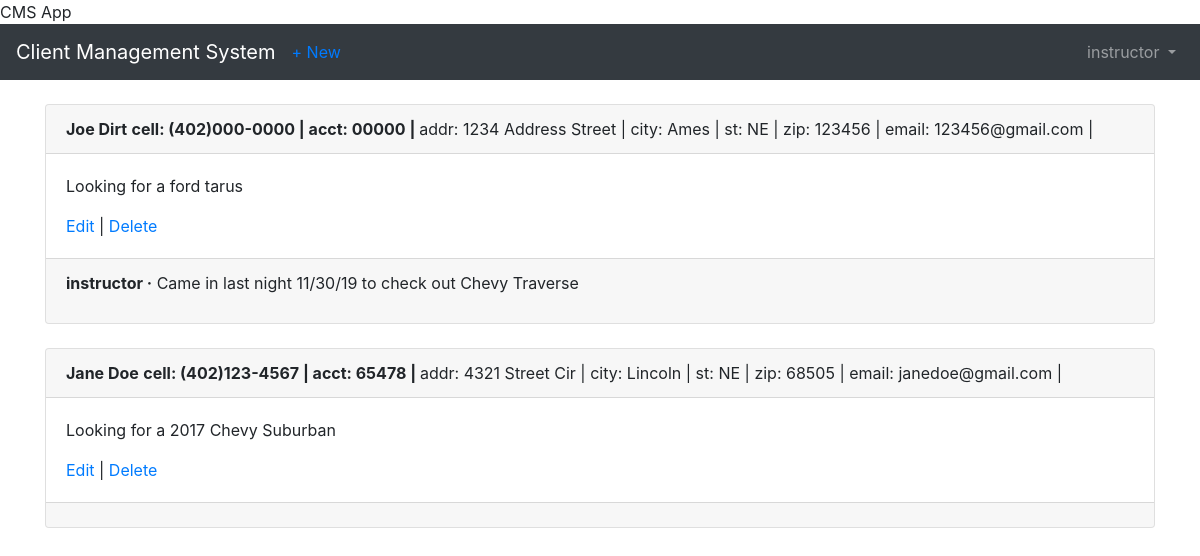
Page /clients/ (signed in) on the committed database.
### users/models.py (models this page shows)
class CustomUser(AbstractUser):
    department = models.CharField(max_length=50, default=' ', null=True, blank=True)
    employee_cell_phone = models.CharField (max_length=50, default=' ', null=True, blank=True)

### clients/models.py (models this page shows, shortened)
class Client(models.Model):
    name = models.CharField(max_length=50,blank=False, null=False, default=' ')
    address = models.CharField(max_length=50, blank=True, null=True,default=' ')
    city = models.CharField(max_length=50, default=' ')
    state = models.CharField(max_length=50, default='NE')
    zipcode = models.CharField(max_length=10, default='00000')
    email = models.EmailField(max_length=100, default=' ')
    cell_phone = models.CharField(max_length=50,default='(402)000-0000')
    acct_number = models.CharField(max_length=50,blank=True, null=True, default='00000')
    notes = models.TextField()
    date = models.DateTimeField(auto_now_add=True)
    author = models.ForeignKey(
        get_user_model(),
        on_delete=models.CASCADE,
    )

class Comment(models.Model):
    client = models.ForeignKey(
        Client,
        on_delete=models.CASCADE,
        related_name='comments',
    )
    comment = models.CharField(max_length=140)
    author = models.ForeignKey(
        get_user_model(),
        on_delete=models.CASCADE,
    )
    def __str__(self):
        return self.comment

### clients/views.py (the view)
# urls.py: path('', views.ClientListView.as_view(), name='client_list'),
class ClientListView(LoginRequiredMixin,ListView):
    model = Client
    template_name = 'client_list.html'

### templates/client_list.html (shortened to what this page needs)
{% extends 'base.html' %}
{% block content %}
  {% for client in object_list %}
    <div class="card">
      <div class="card-header">
        <span class="font-weight-bold">{{ client.name }}</span>
        <span class="font-weight-bold">cell: {{ client.cell_phone }} | </span>
        <span class="font-weight-bold">acct: {{ client.acct_number }} | </span>
        <span class="font-muted">addr: {{ client.address }} | </span>
<span class="font-muted-">city: {{ client.city }} | </span>
        <span class="font-muted">st: {{ client.state }} | </span>
        <span class="font-muted">zip: {{ client.zipcode }} | </span>
        <span class="font-muted">email: {{ client.email }} | </span>
      </div>
      <div class="card-body">
        <p>{{client.notes}}</p>
        <a href="{% url 'client_edit' client.pk %}">Edit</a> |
        <a href="{% url 'client_delete' client.pk %}">Delete</a>
      </div>
      <div class="card-footer">
        {% for comment in client.comments.all %}
          <p>
            <span class="font-weight-bold">{{ comment.author }} &middot;</span>
            {{ comment }}
          </p>
        {% endfor %}
      </div>
    </div>
    <br />
  {% endfor %}
{% endblock content %}

### templates/base.html (shortened to what this page needs)
<!doctype html>
<html lang="en">
  <head>
    <link rel="stylesheet" href="https://stackpath.bootstrapcdn.com/bootstrap/4.1.3/css/bootstrap.min.css">
 <name>{% block name %}CMS App{% endblock name %}</name>
  </head>
  <body>
    <nav class="navbar navbar-expand-md navbar-dark bg-dark mb-4">
      <a class="navbar-brand" href="{% url 'home' %}">Client Management System</a>
      {% if user.is_authenticated %}
        <ul class="navbar-nav mr-auto">
          <li class="nav-item"><a href="{% url 'client_new' %}">+ New</a></li>
        </ul>
      {% endif %}
      <div class="collapse navbar-collapse" id="navbarCollapse">
        {% if user.is_authenticated %}
          <ul class="navbar-nav ml-auto">
            <li class="nav-item">
              <a class="nav-link dropdown-toggle" href="#" id="userMenu"\
              data-toggle="dropdown" aria-haspopup="true" aria-expanded\
              ="false">
                {{ user.username }}
              </a>
            </li>
          </ul>
        {% endif %}
      </div>
    </nav>
    <div class="container">
      {% block content %}
      {% endblock content %}
    </div>
  </body>
</html>

### rows in the picture
CustomUser: username "instructor"
Client: name "Joe Dirt", cell_phone "(402)000-0000", acct_number "00000", address "1234 Address Street", city "Ames", state "NE", zipcode "123456", email "123456@gmail.com", notes "Looking for a ford tarus"
Comment: author "instructor", comment "Came in last night 11/30/19 to check out Chevy Traverse"
Client: name "Jane Doe", cell_phone "(402)123-4567", acct_number "65478", address "4321 Street Cir", city "Lincoln", state "NE", zipcode "68505", email "janedoe@gmail.com", notes "Looking for a 2017 Chevy Suburban"
